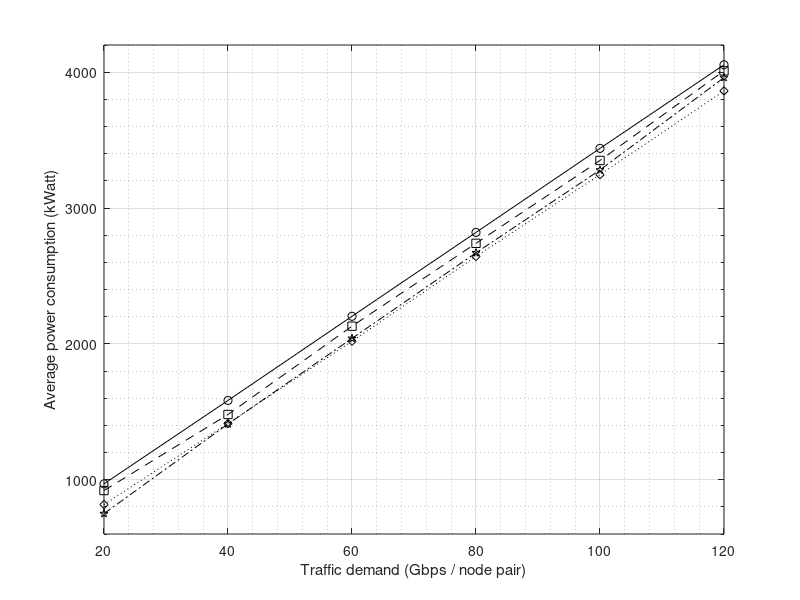

The MATLAB script that drew this image:
% ComparePower24nodes.m

dDeli = [20, 969.218; 40, 1583.190; 60, 2202.723; 80, 2820.248; 100, 3439.008; 120, 4054.384]
dST = [20, 920.000; 40, 1480.000; 60, 2130.000; 80, 2740.000; 100, 3350.000; 120, 4010.000]
mDeli = [20, 816.805; 40, 1413.547; 60, 2019.022; 80, 2643.180; 100, 3245.627; 120, 3862.240]
mST = [20, 750.000; 40, 1410.000; 60, 2040.000; 80, 2670.000; 100, 3280.000; 120, 3960.000]

dDeliY = dDeli(:, 2)
dSTY = dST(:, 2)
mDeliY = mDeli(:, 2)
mSTY = mST(:, 2)

x = [1, 2, 3, 4, 5, 6];  % x-axis data points

labels = {"20","40","60","80","100","120"};

plot(x, dDeliY, 'k-o', x, dSTY, 'k--s', x, mDeliY, 'k:d', x, mSTY, 'k-.p' );

xlim([1, 6]);

minA = min(dDeliY)
minB = min(dSTY)
minC = min(mDeliY)
minD = min(mSTY)
a = min([minA, minB, minC, minD])

maxA = max(dDeliY)
maxB = max(dSTY)
maxC = max(mDeliY)
maxD = max(mSTY)
b = max([maxA, maxB, maxC, maxD])

#ylim([a-100, b+80])
ylim([600, 4200])

xticks([1 2 3 4 5 6]);

xticklabels(labels);

% Set the y-axis with minor gridlines
set(gca, 'YMinorTick', 'on'); % Turn on minor ticks
set(gca, 'YGrid', 'on');      % Enable grid for the y-axis
set(gca, 'YMinorGrid', 'on'); % Enable minor gridlines
grid on;

xlabel('Traffic demand (Gbps / node pair)');

ylabel('Average power consumption (kWatt)');

#title('Compare power consumption NSFnet N14L21');

%legend('Direct Bypass [our simulator]', 'Direct Bypass [Shen & Tucker]', 'Multi-hop Bypass [our simulator]', 'Multi-hop Bypass [Shen & Tucker]', 'Location', 'northwest');
